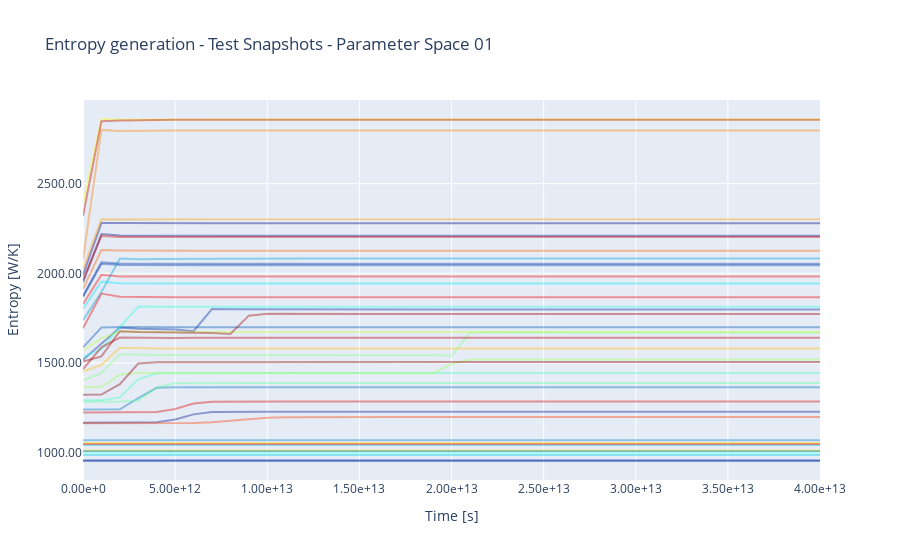

Notebook code for this chart:
### Markdown cell above
### Plot entropy generation

### Code cell
# comsol_data_ref  = COMSOL_VTU( ROOT / "data" / PARAMETER_SPACE / "Training" / f"{DATA_TYPE}_000.vtu")
fig = go.Figure()

for idx_snap, entropies in enumerate(entropy_gen_unit):
    fig.add_trace(go.Scatter(x=list(comsol_data_ref.times.values()),
                             y=entropies,
                                mode='lines',
                                name=f"{idx_snap:03d}",
                                opacity=0.4,
                            line=dict(color=colors[idx_snap])
                ))
    
fig.update_layout(
    xaxis_tickformat='.2e',  # Format x-axis numbers to 2 decimal places
    yaxis_tickformat='.2f',  # Format y-axis numbers to 2 decimal places
    showlegend=False,        # Hide the legend
    title=f"Entropy generation - {DATA_TYPE} Snapshots - Parameter Space {PARAMETER_SPACE}",       # Optional: add a title
    xaxis_title="Time [s]",    # Optional: label for x-axis
    yaxis_title="Entropy [W/K]"     # Optional: label for y-axis
)
if IS_EXPORT:
    fig.write_image(export_folder / f"{DATA_TYPE}_EntropyGeneration.png")
    fig.write_html(export_folder / f"{DATA_TYPE}_EntropyGeneration.html")
fig.show()
